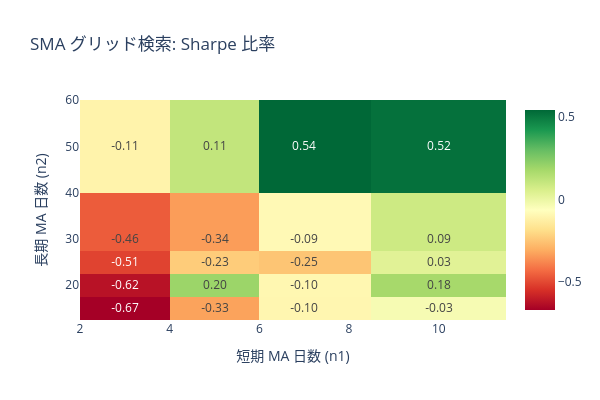
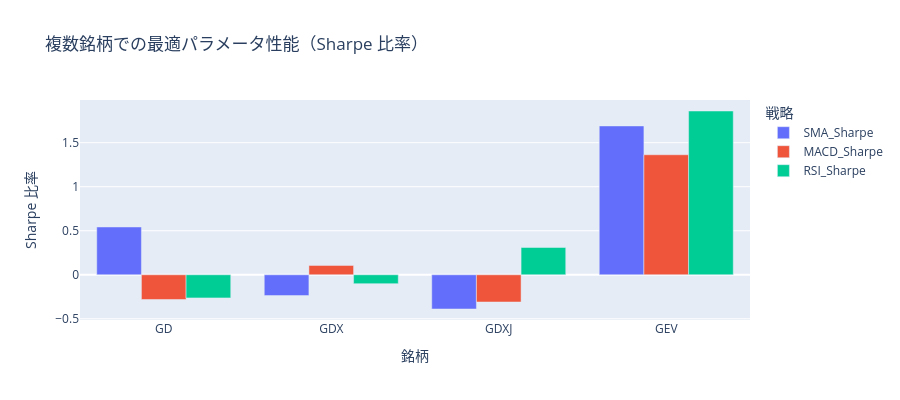
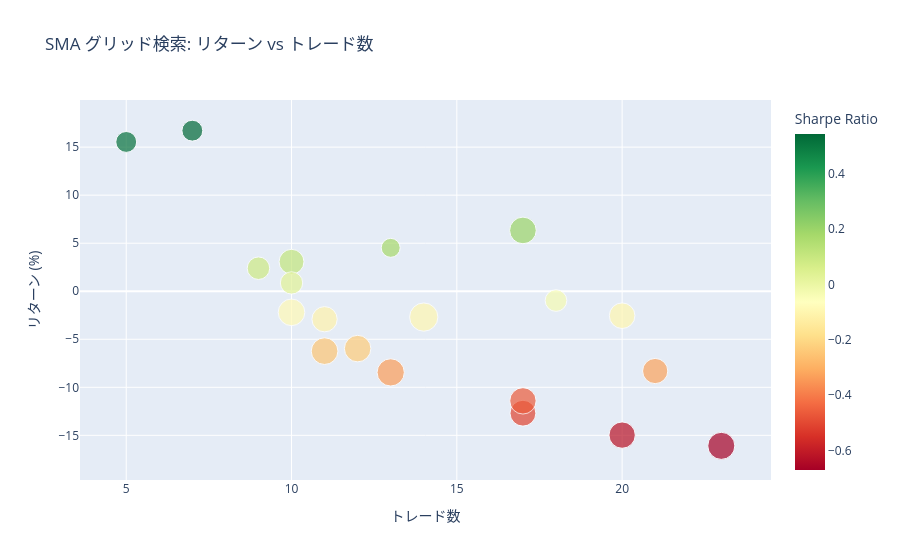

Notebook cell for these charts, in order:
### Markdown cell above
### このセルの説明
- 何をしているか？
  - ヒートマップ、棒グラフ、散布図で最適化結果を可視化し、パラメータ地形を分析しています。
- 何のためにしているか？
  - 数値表だけでは見えない感度やトレードオフ（収益・リスク・取引回数）を把握するためです。
- 理論的背景とモデル
  - ヒートマップは評価関数 $J(\theta)$ の離散近似面を示します。
  $$
  J: \Theta \to \mathbb{R},\quad \theta=(n_1,n_2)
  $$
  - 散布図では、各試行点を
  $$
  (x,y,s,c)=(\#Trades,\ Return,\ |MDD|,\ Sharpe)
  $$
  として多次元情報を同時に表現します。

### Code cell
# SMA ヒートマップ（Sharpe 比率）
sma_heatmap = sma_results.pivot_table(
    values='Sharpe Ratio',
    index='n2',
    columns='n1',
    aggfunc='first'
)

fig_sma = go.Figure(
    data=go.Heatmap(
        z=sma_heatmap.values,
        x=sma_heatmap.columns,
        y=sma_heatmap.index,
        colorscale='RdYlGn',
        text=np.round(sma_heatmap.values, 2),
        texttemplate='%{text:.2f}',
        textfont={'size': 12},
        hovertemplate='短期 MA: %{x}<br>長期 MA: %{y}<br>Sharpe: %{z:.2f}<extra></extra>'
    )
)
fig_sma.update_layout(
    title='SMA グリッド検索: Sharpe 比率',
    xaxis_title='短期 MA 日数 (n1)',
    yaxis_title='長期 MA 日数 (n2)',
    height=400,
    width=600
)
fig_sma.show()

# 複数銘柄結果の比較
fig_multi = px.bar(
    multi_df,
    x='銘柄',
    y=['SMA_Sharpe', 'MACD_Sharpe', 'RSI_Sharpe'],
    barmode='group',
    title='複数銘柄での最適パラメータ性能（Sharpe 比率）',
    labels={'value': 'Sharpe 比率', 'variable': '戦略'},
    height=400
)
fig_multi.show()

# SMA リターン分布
sma_scatter_df = sma_results.copy()
sma_scatter_df['Drawdown Magnitude [%]'] = sma_scatter_df['Max. Drawdown [%]'].abs()

fig_returns = px.scatter(
    sma_scatter_df,
    x='# Trades',
    y='Return [%]',
    color='Sharpe Ratio',
    size='Drawdown Magnitude [%]',
    hover_data=['n1', 'n2', 'Max. Drawdown [%]'],
    title='SMA グリッド検索: リターン vs トレード数',
    labels={
        '# Trades': 'トレード数',
        'Return [%]': 'リターン (%)',
        'Drawdown Magnitude [%]': '最大ドローダウンの絶対値 (%)',
    },
    color_continuous_scale='RdYlGn'
)
fig_returns.show()

print('✓ 可視化完了')

### Figure 1 — Plotly figure (JSON) as saved in the notebook; plotly's stock layout.template omitted (floating-point values rounded to 4 significant figures)
{"data": [{"colorscale": [[0, "rgb(165,0,38)"], [0.1, "rgb(215,48,39)"], [0.2, "rgb(244,109,67)"], [0.3, "rgb(253,174,97)"], [0.4, "rgb(254,224,139)"], [0.5, "rgb(255,255,191)"], [0.6, "rgb(217,239,139)"], [0.7, "rgb(166,217,106)"], [0.8, "rgb(102,189,99)"], [0.9, "rgb(26,152,80)"], [1, "rgb(0,104,55)"]], "hovertemplate": "短期 MA: %{x}<br>長期 MA: %{y}<br>Sharpe: %{z:.2f}<extra></extra>", "text": [[-0.67, -0.33, -0.1, -0.03], [-0.62, 0.2, -0.1, 0.18], [-0.51, -0.23, -0.25, 0.03], [-0.46, -0.34, -0.09, 0.09], [-0.11, 0.11, 0.54, 0.52]], "textfont": {"size": 12}, "texttemplate": "%{text:.2f}", "type": "heatmap", "x": [3, 5, 7, 10], "y": [15, 20, 25, 30, 50], "z": [[-0.6698, -0.3265, -0.0986, -0.03485], [-0.6232, 0.1987, -0.09659, 0.1765], [-0.5109, -0.2329, -0.2509, 0.03207], [-0.4616, -0.3375, -0.08622, 0.0873], [-0.1101, 0.113, 0.5431, 0.5207]]}], "layout": {"height": 400, "title": {"text": "SMA グリッド検索: Sharpe 比率"}, "width": 600, "xaxis": {"title": {"text": "短期 MA 日数 (n1)"}}, "yaxis": {"title": {"text": "長期 MA 日数 (n2)"}}}}

### Figure 2 — Plotly figure (JSON) as saved in the notebook; plotly's stock layout.template omitted (floating-point values rounded to 4 significant figures)
{"data": [{"alignmentgroup": "True", "hovertemplate": "戦略=SMA_Sharpe<br>銘柄=%{x}<br>Sharpe 比率=%{y}<extra></extra>", "legendgroup": "SMA_Sharpe", "marker": {"color": "#636efa", "pattern": {"shape": ""}}, "name": "SMA_Sharpe", "offsetgroup": "SMA_Sharpe", "orientation": "v", "showlegend": true, "textposition": "auto", "type": "bar", "x": ["GD", "GDX", "GDXJ", "GEV"], "xaxis": "x", "y": [0.5431, -0.2366, -0.3886, 1.69], "yaxis": "y"}, {"alignmentgroup": "True", "hovertemplate": "戦略=MACD_Sharpe<br>銘柄=%{x}<br>Sharpe 比率=%{y}<extra></extra>", "legendgroup": "MACD_Sharpe", "marker": {"color": "#EF553B", "pattern": {"shape": ""}}, "name": "MACD_Sharpe", "offsetgroup": "MACD_Sharpe", "orientation": "v", "showlegend": true, "textposition": "auto", "type": "bar", "x": ["GD", "GDX", "GDXJ", "GEV"], "xaxis": "x", "y": [-0.2806, 0.1067, -0.3092, 1.363], "yaxis": "y"}, {"alignmentgroup": "True", "hovertemplate": "戦略=RSI_Sharpe<br>銘柄=%{x}<br>Sharpe 比率=%{y}<extra></extra>", "legendgroup": "RSI_Sharpe", "marker": {"color": "#00cc96", "pattern": {"shape": ""}}, "name": "RSI_Sharpe", "offsetgroup": "RSI_Sharpe", "orientation": "v", "showlegend": true, "textposition": "auto", "type": "bar", "x": ["GD", "GDX", "GDXJ", "GEV"], "xaxis": "x", "y": [-0.2625, -0.1007, 0.3102, 1.86], "yaxis": "y"}], "layout": {"barmode": "group", "height": 400, "legend": {"title": {"text": "戦略"}, "tracegroupgap": 0}, "title": {"text": "複数銘柄での最適パラメータ性能（Sharpe 比率）"}, "xaxis": {"anchor": "y", "domain": [0, 1], "title": {"text": "銘柄"}}, "yaxis": {"anchor": "x", "domain": [0, 1], "title": {"text": "Sharpe 比率"}}}}

### Figure 3 — Plotly figure (JSON) as saved in the notebook; plotly's stock layout.template omitted (floating-point values rounded to 4 significant figures)
{"data": [{"customdata": [[3.0, 15.0, -18.87], [3.0, 20.0, -17.85], [3.0, 25.0, -17.2], [3.0, 30.0, -17.91], [3.0, 50.0, -16.43], [5.0, 15.0, -16.37], [5.0, 20.0, -18.25], [5.0, 25.0, -18.08], [5.0, 30.0, -19.1], [5.0, 50.0, -15.95], [7.0, 15.0, -16.85], [7.0, 20.0, -20.58], [7.0, 25.0, -18.34], [7.0, 30.0, -18.23], [7.0, 50.0, -11.21], [10.0, 15.0, -12.08], [10.0, 20.0, -9.239], [10.0, 25.0, -12.83], [10.0, 30.0, -13.03], [10.0, 50.0, -11.21]], "hovertemplate": "トレード数=%{x}<br>リターン (%)=%{y}<br>最大ドローダウンの絶対値 (%)=%{marker.size}<br>n1=%{customdata[0]}<br>n2=%{customdata[1]}<br>Max. Drawdown [%]=%{customdata[2]}<br>Sharpe Ratio=%{marker.color}<extra></extra>", "legendgroup": "", "marker": {"color": [-0.6698, -0.6232, -0.5109, -0.4616, -0.1101, -0.3265, 0.1987, -0.2329, -0.3375, 0.113, -0.0986, -0.09659, -0.2509, -0.08622, 0.5431, -0.03485, 0.1765, 0.03207, 0.0873, 0.5207], "coloraxis": "coloraxis", "size": [18.87, 17.85, 17.2, 17.91, 16.43, 16.37, 18.25, 18.08, 19.1, 15.95, 16.85, 20.58, 18.34, 18.23, 11.21, 12.08, 9.239, 12.83, 13.03, 11.21], "sizemode": "area", "sizeref": 0.05144, "symbol": "circle"}, "mode": "markers", "name": "", "orientation": "v", "showlegend": false, "type": "scatter", "x": [23, 20, 17, 17, 11, 21, 17, 12, 13, 10, 20, 14, 11, 10, 7, 18, 13, 10, 9, 5], "xaxis": "x", "y": [-16.09, -14.98, -12.69, -11.41, -2.914, -8.304, 6.33, -5.97, -8.448, 3.068, -2.546, -2.688, -6.234, -2.197, 16.71, -0.9689, 4.518, 0.864, 2.397, 15.54], "yaxis": "y"}], "layout": {"coloraxis": {"colorbar": {"title": {"text": "Sharpe Ratio"}}, "colorscale": [[0, "rgb(165,0,38)"], [0.1, "rgb(215,48,39)"], [0.2, "rgb(244,109,67)"], [0.3, "rgb(253,174,97)"], [0.4, "rgb(254,224,139)"], [0.5, "rgb(255,255,191)"], [0.6, "rgb(217,239,139)"], [0.7, "rgb(166,217,106)"], [0.8, "rgb(102,189,99)"], [0.9, "rgb(26,152,80)"], [1, "rgb(0,104,55)"]]}, "legend": {"itemsizing": "constant", "tracegroupgap": 0}, "title": {"text": "SMA グリッド検索: リターン vs トレード数"}, "xaxis": {"anchor": "y", "domain": [0, 1], "title": {"text": "トレード数"}}, "yaxis": {"anchor": "x", "domain": [0, 1], "title": {"text": "リターン (%)"}}}}
